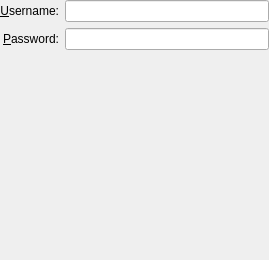
<?xml version="1.0" encoding="UTF-8"?>
<ui version="4.0">
 <class>EapMethodLeapBase</class>
 <widget class="QWidget" name="EapMethodLeapBase">
  <property name="geometry">
   <rect>
    <x>0</x>
    <y>0</y>
    <width>269</width>
    <height>260</height>
   </rect>
  </property>
  <layout class="QVBoxLayout" name="verticalLayout">
   <property name="margin">
    <number>0</number>
   </property>
   <item>
    <layout class="QGridLayout" name="gridLayout">
     <item row="0" column="0">
      <widget class="QLabel" name="label_6">
       <property name="text">
        <string>&amp;Username:</string>
       </property>
       <property name="alignment">
        <set>Qt::AlignRight|Qt::AlignTrailing|Qt::AlignVCenter</set>
       </property>
       <property name="buddy">
        <cstring>leUsername</cstring>
       </property>
      </widget>
     </item>
     <item row="0" column="1">
      <widget class="KLineEdit" name="leUsername">
       <property name="toolTip">
        <string>User name on this network</string>
       </property>
      </widget>
     </item>
     <item row="1" column="0">
      <widget class="QLabel" name="label_7">
       <property name="text">
        <string>&amp;Password:</string>
       </property>
       <property name="alignment">
        <set>Qt::AlignRight|Qt::AlignTrailing|Qt::AlignVCenter</set>
       </property>
       <property name="buddy">
        <cstring>lePassword</cstring>
       </property>
      </widget>
     </item>
     <item row="1" column="1">
      <widget class="KLineEdit" name="lePassword">
       <property name="toolTip">
        <string>Password on this network</string>
       </property>
       <property name="echoMode">
        <enum>QLineEdit::Password</enum>
       </property>
      </widget>
     </item>
    </layout>
   </item>
   <item>
    <spacer name="verticalSpacer">
     <property name="orientation">
      <enum>Qt::Vertical</enum>
     </property>
     <property name="sizeHint" stdset="0">
      <size>
       <width>20</width>
       <height>0</height>
      </size>
     </property>
    </spacer>
   </item>
  </layout>
 </widget>
 <customwidgets>
  <customwidget>
   <class>KLineEdit</class>
   <extends>QLineEdit</extends>
   <header>klineedit.h</header>
  </customwidget>
 </customwidgets>
 <resources/>
 <connections/>
</ui>
